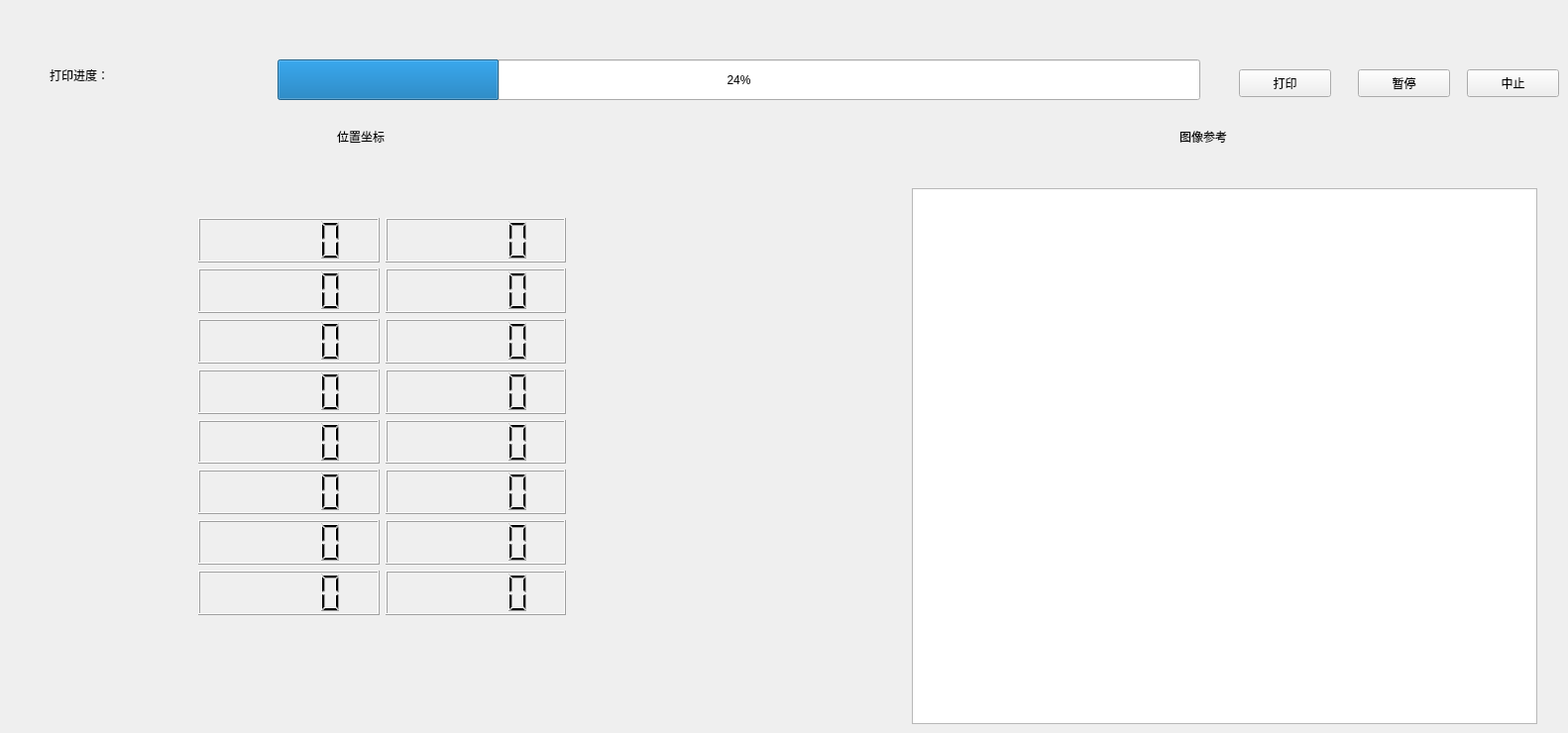
    <widget class="QWidget" name="tab_2">
     <attribute name="title">
      <string>gcode代码运行</string>
     </attribute>
     <widget class="QLabel" name="label_70">
      <property name="geometry">
       <rect>
        <x>1190</x>
        <y>130</y>
        <width>72</width>
        <height>15</height>
       </rect>
      </property>
      <property name="text">
       <string>图像参考</string>
      </property>
     </widget>
     <widget class="QGraphicsView" name="graphicsView_2">
      <property name="geometry">
       <rect>
        <x>920</x>
        <y>190</y>
        <width>631</width>
        <height>541</height>
       </rect>
      </property>
     </widget>
     <widget class="QProgressBar" name="progressBar_2">
      <property name="geometry">
       <rect>
        <x>280</x>
        <y>60</y>
        <width>931</width>
        <height>41</height>
       </rect>
      </property>
      <property name="value">
       <number>24</number>
      </property>
     </widget>
     <widget class="QPushButton" name="pushButton_40">
      <property name="geometry">
       <rect>
        <x>1480</x>
        <y>70</y>
        <width>93</width>
        <height>28</height>
       </rect>
      </property>
      <property name="text">
       <string>中止</string>
      </property>
     </widget>
     <widget class="QLabel" name="label_69">
      <property name="geometry">
       <rect>
        <x>340</x>
        <y>130</y>
        <width>72</width>
        <height>15</height>
       </rect>
      </property>
      <property name="text">
       <string>位置坐标</string>
      </property>
     </widget>
     <widget class="QPushButton" name="pushButton_39">
      <property name="geometry">
       <rect>
        <x>1370</x>
        <y>70</y>
        <width>93</width>
        <height>28</height>
       </rect>
      </property>
      <property name="text">
       <string>暂停</string>
      </property>
     </widget>
     <widget class="QLabel" name="label_68">
      <property name="geometry">
       <rect>
        <x>50</x>
        <y>60</y>
        <width>181</width>
        <height>31</height>
       </rect>
      </property>
      <property name="text">
       <string>打印进度：</string>
      </property>
     </widget>
     <widget class="QWidget" name="layoutWidget_15">
      <property name="geometry">
       <rect>
        <x>200</x>
        <y>220</y>
        <width>371</width>
        <height>401</height>
       </rect>
      </property>
      <layout class="QGridLayout" name="gridLayout_14">
       <item row="0" column="0">
        <widget class="QLCDNumber" name="lcdNumber_51"/>
       </item>
       <item row="0" column="1">
        <widget class="QLCDNumber" name="lcdNumber_52"/>
       </item>
       <item row="1" column="0">
        <widget class="QLCDNumber" name="lcdNumber_53"/>
       </item>
       <item row="1" column="1">
        <widget class="QLCDNumber" name="lcdNumber_54"/>
       </item>
       <item row="2" column="0">
        <widget class="QLCDNumber" name="lcdNumber_55"/>
       </item>
       <item row="2" column="1">
        <widget class="QLCDNumber" name="lcdNumber_56"/>
       </item>
       <item row="3" column="0">
        <widget class="QLCDNumber" name="lcdNumber_57"/>
       </item>
       <item row="3" column="1">
        <widget class="QLCDNumber" name="lcdNumber_58"/>
       </item>
       <item row="4" column="0">
        <widget class="QLCDNumber" name="lcdNumber_59"/>
       </item>
       <item row="4" column="1">
        <widget class="QLCDNumber" name="lcdNumber_60"/>
       </item>
       <item row="5" column="0">
        <widget class="QLCDNumber" name="lcdNumber_61"/>
       </item>
       <item row="5" column="1">
        <widget class="QLCDNumber" name="lcdNumber_62"/>
       </item>
       <item row="6" column="0">
        <widget class="QLCDNumber" name="lcdNumber_63"/>
       </item>
       <item row="6" column="1">
        <widget class="QLCDNumber" name="lcdNumber_64"/>
       </item>
       <item row="7" column="0">
        <widget class="QLCDNumber" name="lcdNumber_65"/>
       </item>
       <item row="7" column="1">
        <widget class="QLCDNumber" name="lcdNumber_66"/>
       </item>
      </layout>
     </widget>
     <widget class="QPushButton" name="pushButton_printGcode">
      <property name="geometry">
       <rect>
        <x>1250</x>
        <y>70</y>
        <width>93</width>
        <height>28</height>
       </rect>
      </property>
      <property name="text">
       <string>打印</string>
      </property>
     </widget>
    </widget>
